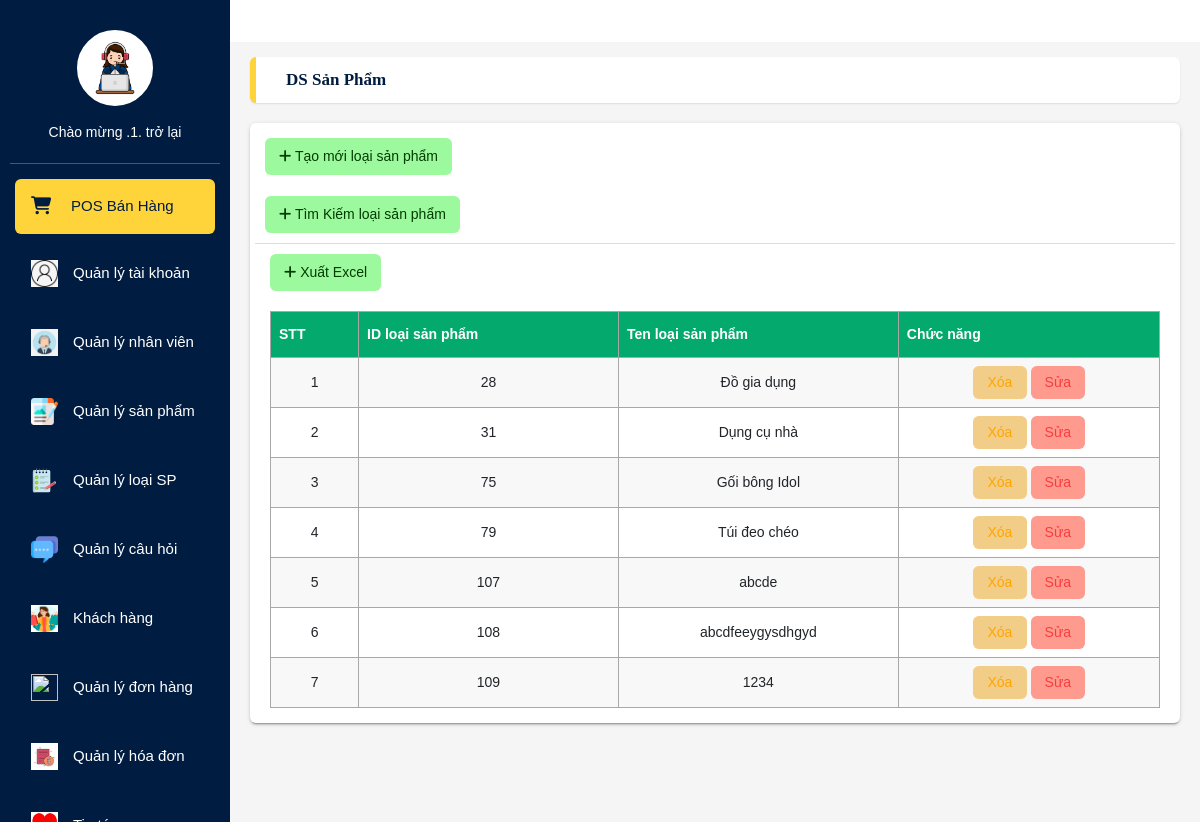
/VanPhongPham/LoaiSanPham (signed in), run on the app's committed database.
### tables this page shows
CREATE TABLE `tbl_loai_sp` (
  `id_loaisp` int(11) NOT NULL,
  `tenloaisp` varchar(255) NOT NULL
);

### VanPhongPham/mvc/core/Controller.php (called while the page is built, shortened)
<?php
    class Controller{
        public function model($model){
            return new $model;
        }
        public function view($view, $data=[]){
            require_once "./mvc/views/".$view.".php";
        }
    }
?>

### VanPhongPham/mvc/controllers/LoaiSanPham.php (called while the page is built, shortened)
<?php
class LoaiSanPham extends Controller{
    function SayHi(){
        $this->ShowListLoaiSP();
    }
    function ShowListLoaiSP(){
        $loaiSanPhammodel = $this->model("LoaiSanPhamModel");
        $this->view("frmInfoLoaiSP", [
            "LoaiSP"=>$loaiSanPhammodel->LoaiSanPhamList()
        ]);
    }
}
?>

### VanPhongPham/mvc/core/App.php (called while the page is built, shortened)
<?php
class App{
    protected $action="SayHi";
    function __construct(){
        $arr = $this->UrlProcess();
        if( file_exists("./mvc/controllers/".$arr[0].".php") ){
            $this->controller = $arr[0];
            unset($arr[0]);
        }
        $this->controller = new $this->controller;
        $this->params = $arr?array_values($arr):[];
        call_user_func_array([$this->controller, $this->action], $this->params );
    }
    function UrlProcess(){
        if( isset($_GET["url"]) ){
            return explode("/", filter_var(trim($_GET["url"], "/")));
        }
    }
}
?>

### VanPhongPham/index.php (called while the page is built, shortened)
<?php
    $myApp = new App();
?>

### VanPhongPham/mvc/core/DB.php (called while the page is built, shortened)
<?php
    class DB{
        protected $servername = "localhost";
        protected $username = "root";
        protected $password = "";
        function __construct(){
            $this->con = mysqli_connect($this->servername, $this->username, $this->password);
        }
    }
?>

### VanPhongPham/mvc/models/LoaiSanPhamModel.php (called while the page is built, shortened)
<?php
class LoaiSanPhamModel extends DB{
    public function LoaiSanPhamList(){
        $qr = "SELECT * FROM tbl_loai_sp";
        return mysqli_query($this->con, $qr);
    }
}
?>

### VanPhongPham/mvc/views/frmInfoLoaiSP.php (the view, shortened to what this page needs)
<?php
include "header.php";
include "Left_side.php";
?>
    <?php
    if(mysqli_num_rows($data["LoaiSP"])>0){
       echo"
       <main class='app-content'>
       <div class='app-title'>
       <ul class='app-breadcrumb breadcrumb side'>
       <li class='breadcrumb-item active'><a href='index.php'><b>DS sản phẩm</b></a></li>
       </ul>
       </div>
       <div class='row'>
        <div class='col-md-12'>
            <div class='tile'>
                <div class='tile-body'>
                    <div class='row element-button'>
                        <div class='col-sm-2'>
                          <a class='btn btn-add btn-sm' href='/VanPhongPham/LoaiSanPham/addLoaiSP' title='Thêm'><i class='fas fa-plus'></i>
                            Tạo mới loại sản phẩm</a>
                            <br>
                            <br>
                            <a class='btn btn-add btn-sm' href='/VanPhongPham/LoaiSanPham/searchLoaiSP' title='TimKiem'><i class='fas fa-plus'></i>
                            Tìm Kiếm loại sản phẩm</a>
                        </div>
                      </div>
                    <div>
                      <table id='customers'>
                        <tr>
                          <th>STT</th>
                          <th>ID loại sản phẩm</th>
                          <th>Ten loại sản phẩm</th>
                          <th>Chức năng</th>
                        </tr>";
                        $coun=0;
        while($row = mysqli_fetch_assoc($data["LoaiSP"])){
            $coun++;
            echo "<tr>";
            echo "<td> " .$coun. "</td>";
            echo "<td> " .$row["id_loaisp"]. "</td>";
            echo "<td> " .$row['tenloaisp']. "</td>";
            echo "<td><a href='/VanPhongPham/LoaiSanPham/deleteLoaiSP/".$row['id_loaisp']."' class='btn btn-edit' type='button' title='Xóa'>Xóa
              </a>
              <a href='/VanPhongPham/LoaiSanPham/editLoaiSP/".$row['id_loaisp']."' class='btn btn-delete' type='button' title='Sửa'>Sửa</a>
            </td>";
        }
    }else{
        echo" Khong co du lieu";
    }
?>
<a class='btn btn-add btn-sm' onclick = "xuatexcel()" title='Xuat_excel' style="margin-bottom:20px;"><i class='fas fa-plus'></i>
                            Xuất Excel </a>
</body>
</html>

### data on the page
tbl_loai_sp: id_loaisp "28", tenloaisp "Đồ gia dụng"
tbl_loai_sp: id_loaisp "31", tenloaisp "Dụng cụ nhà"
tbl_loai_sp: id_loaisp "75", tenloaisp "Gối bông Idol"
tbl_loai_sp: id_loaisp "79", tenloaisp "Túi đeo chéo"
tbl_loai_sp: id_loaisp "107", tenloaisp "abcde"
tbl_loai_sp: id_loaisp "108", tenloaisp "abcdfeeygysdhgyd"
tbl_loai_sp: id_loaisp "109", tenloaisp "1234"

### other printed values
$a "1"
